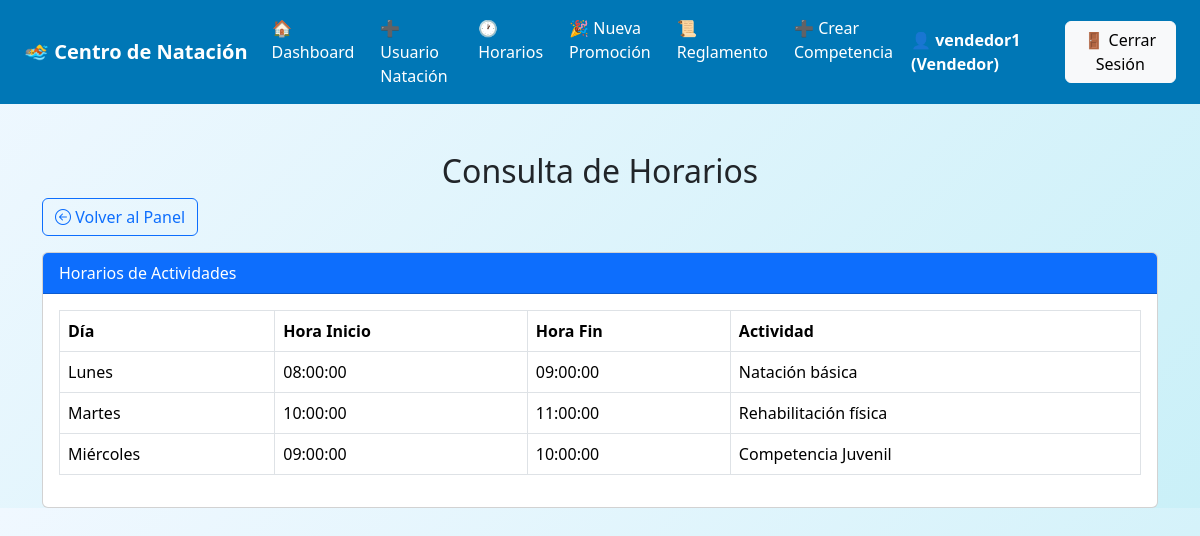
/vendedor/ver_horarios.php (signed in), run on the app's committed database.
### tables this page shows
CREATE TABLE IF NOT EXISTS horarios (
    id INT AUTO_INCREMENT PRIMARY KEY,
    dia VARCHAR(20),
    hora_inicio TIME,
    hora_fin TIME,
    actividad VARCHAR(100)
);

### vendedor/ver_horarios.php (the view, shortened to what this page needs)
<?php
require_once '../database/conexion.php';
include '../includes/navbar.php';
$sql = $conn->query("SELECT * FROM horarios ORDER BY FIELD(dia, 'Lunes','Martes','Miércoles','Jueves','Viernes','Sábado','Domingo')");
$horarios = $sql->fetchAll(PDO::FETCH_ASSOC);
?>
<!DOCTYPE html>
<html lang="es">
<head>
    <link href="https://cdn.jsdelivr.net/npm/bootstrap@5.3.3/dist/css/bootstrap.min.css" rel="stylesheet">
</head>
<body>
<div class="container mt-5">
    <h2 class="titulo">Consulta de Horarios</h2>
    <div class="mb-3">
        <a href="dashboard.php" class="btn btn-outline-primary"><i class="bi bi-arrow-left-circle"></i> Volver al Panel</a>
    </div>
    <div class="card">
        <div class="card-header bg-primary text-white">
            Horarios de Actividades
        </div>
        <div class="card-body table-responsive">
            <table class="table table-bordered table-hover align-middle">
                <thead>
                    <tr>
                        <th>Día</th>
                        <th>Hora Inicio</th>
                        <th>Hora Fin</th>
                        <th>Actividad</th>
                    </tr>
                </thead>
                <tbody>
                    <?php foreach ($horarios as $h): ?>
                    <tr>
                        <td><?= $h['dia'] ?></td>
                        <td><?= $h['hora_inicio'] ?></td>
                        <td><?= $h['hora_fin'] ?></td>
                        <td><?= $h['actividad'] ?></td>
                    </tr>
                    <?php endforeach; ?>
                </tbody>
            </table>
        </div>
    </div>
</div>
</body>
</html>

### vendedor/ver_horarios.php (style rules this page uses)
body { background: linear-gradient(135deg, #f0f8ff, #caf0f8); }
.titulo { text-align: center; margin-top: 30px; }
.table thead { background-color: #0077b6; color: white; }

### data on the page
horarios: dia "Lunes", hora_inicio "08:00:00", hora_fin "09:00:00", actividad "Natación básica"
horarios: dia "Martes", hora_inicio "10:00:00", hora_fin "11:00:00", actividad "Rehabilitación física"
horarios: dia "Miércoles", hora_inicio "09:00:00", hora_fin "10:00:00", actividad "Competencia Juvenil"

### other printed values
$usuario "vendedor1"
$nivel "Vendedor"
